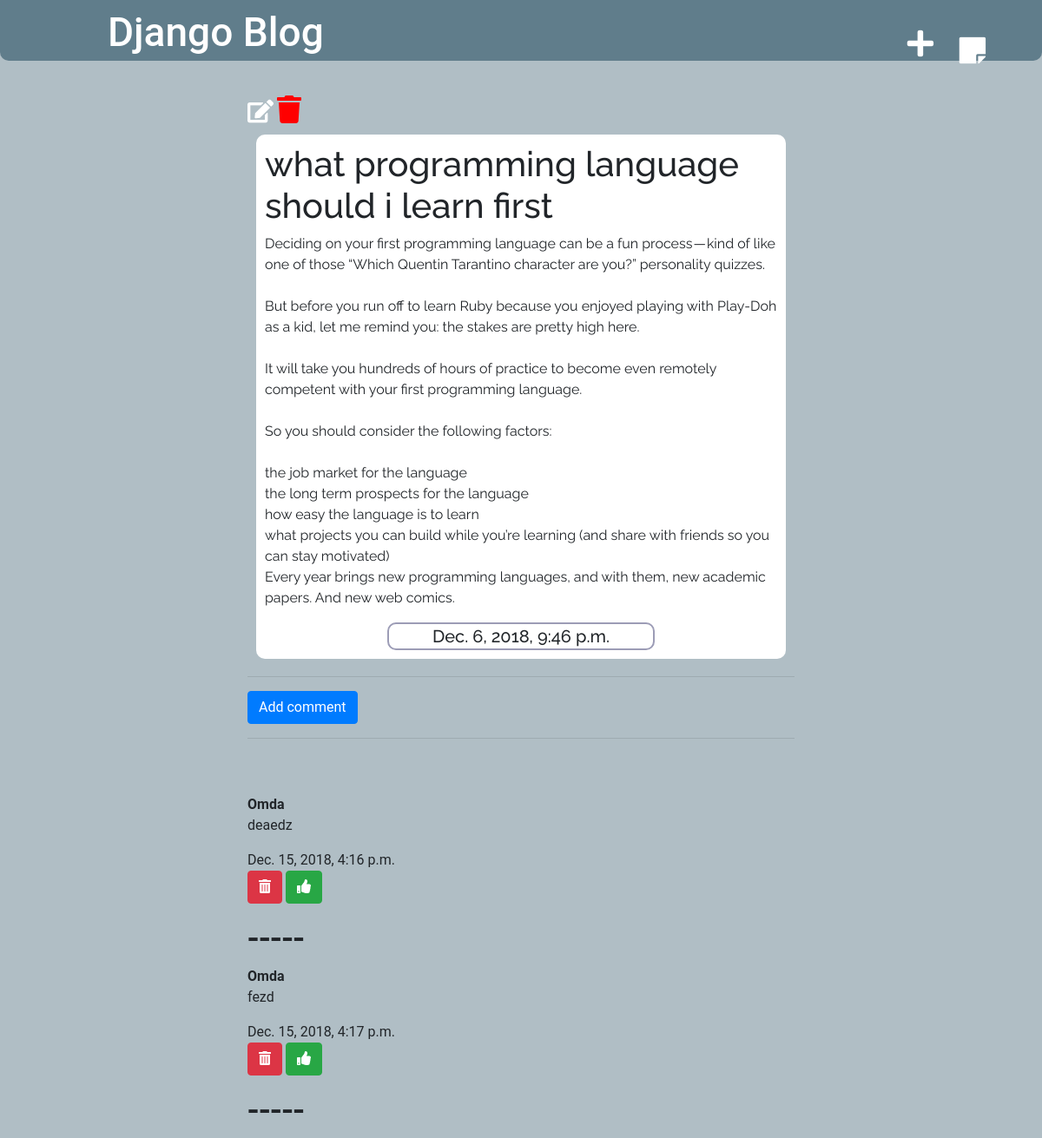
The app's page /post1/ (signed in) with its own data.
### blog/models.py (models this page shows, shortened)
class Post(models.Model):
    author = models.ForeignKey('auth.User', on_delete=models.CASCADE)
    title = models.CharField(max_length=100)
    text = models.TextField()
    created_date = models.DateTimeField(default = timezone.now)
    published_date = models.DateTimeField(blank=True, null=True)

class Comment(models.Model):
    post = models.ForeignKey('blog.Post', on_delete=models.CASCADE, related_name='comments')
    author = models.CharField(max_length=100)
    created_date = models.DateTimeField(default=timezone.now)
    text = models.TextField()
    approved = models.BooleanField(default=False)

### blog/views.py (the view)
# urls.py: path('post<int:pk>/', views.post_detail, name='post_detail'),
def post_detail(request, pk):
    post = get_object_or_404(Post, pk=pk)
    stuff_for_frontend = {'post':post}
    return render (request, 'blog/post_detail.html', stuff_for_frontend)

### blog/templates/blog/post_detail.html (shortened to what this page needs)
{% extends 'blog/base.html' %}
{% load markdownify %}
{% block content %}
    {% if user.is_authenticated %}
        <a href="{% url 'post_edit' pk=post.pk %}" class="icone3"><i class="fas fa-edit" style="color: white;" ></i></a>
        <a href="{% url 'delete_post' pk=post.pk %}" ><i class="fas fa-trash fa-2x" style="color: red;"></i></a>
    {% endif %}
    <div class="on-content">
        <h1>{{ post.title }}</h1>
        <p>{{ post.text|linebreaksbr }}</p>
        <h5 class="content-published-date">{{ post.published_date }}</h5>
    </div>
    <hr>
    <a href="{% url 'comment' pk=post.pk %}" class="btn btn-primary"> Add comment</a>
    <hr>
    <br>
    <br>
    {% for commentes in post.comments.all %}
        {% if user.is_authenticated or commentes.approved %}
            <strong>{{ commentes.author }}</strong>
            <br>
            <p>{{ commentes.text }}</p>
            {{ commentes.created_date }}
            {% if user.is_superuser and not commentes.approved %}
            <p><a href="{% url 'delete' pk=commentes.pk %}" class="btn btn-danger"><i class="fas fa-trash-alt"></i></a>
                    <a href="{% url 'approve_comment' pk=commentes.pk %}" class="btn btn-success"><i class="fas fa-thumbs-up"></i></a>
                </p>
            {% endif %}
            <h1>-----</h1>
        {% endif %}
    {% empty %}
        <p>No comments yet...</p>
    {% endfor %}
{% endblock %}

### blog/static/blog/style.css (style rules this page uses)
* { padding: 0; margin: 0; }
.body { background: #B0BEC5; font-family: 'Roboto', sans-serif; display: block; }
.on-content { background: white; margin: 10px; margin-bottom: 20px; padding: 10px; border-radius: 10px; font-family: 'Raleway', sans-serif; }
.content-published-date { box-sizing: content-box; padding: 2px; border:2px solid rgb(156, 156, 182); border-radius: 10px; text-align: center; font-family: 'Raleway', sans-serif; max-width: 300px; margin: 15px auto 0 auto; }
.icone3 i { font-size: 20pt; }

### records on screen
Post: title "what programming language should i learn first", text "Deciding on your first programming language can be a fun process — kind of like one of those “Which Quentin Tarantino character are you?” personality quizzes. But before you run off to learn Ruby because you enjoyed playing with Play-Doh as a kid, let me remind you: the stakes are pretty high here. It will take you hundreds of hours of practice to become even remotely competent with your first programming language. So you should consider the following factors: the job market for the language the long term prospects for the language how easy the language is to learn what projects you can build while you’re learning (and share with friends so you can stay motivated) Every year brings new…", published_date "Dec. 6, 2018, 9:46 p.m."
Comment: author "Omda", text "deaedz", created_date "Dec. 15, 2018, 4:16 p.m.", approved False (drawn)
Comment: author "Omda", text "fezd", created_date "Dec. 15, 2018, 4:17 p.m.", approved False (drawn)
